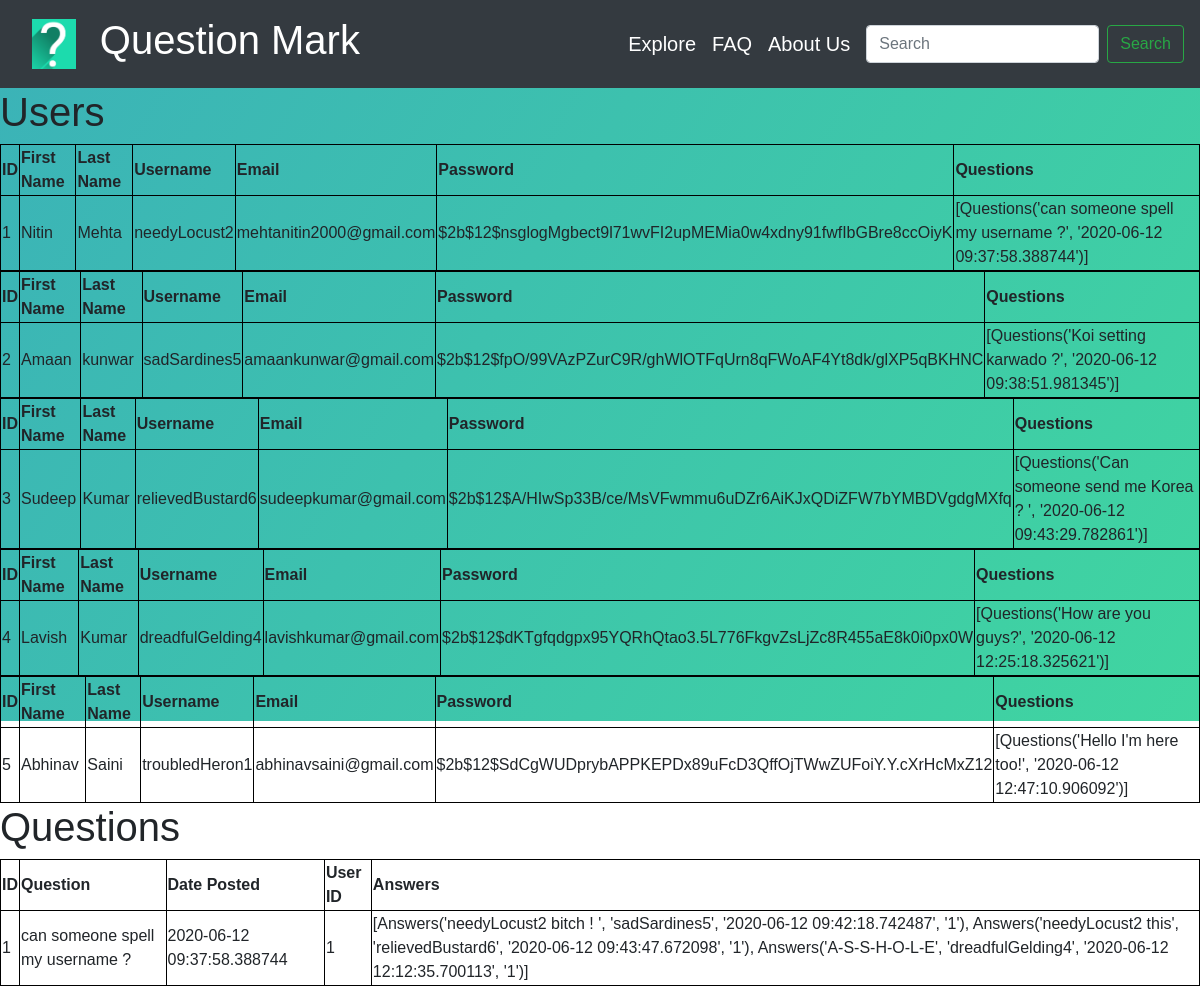
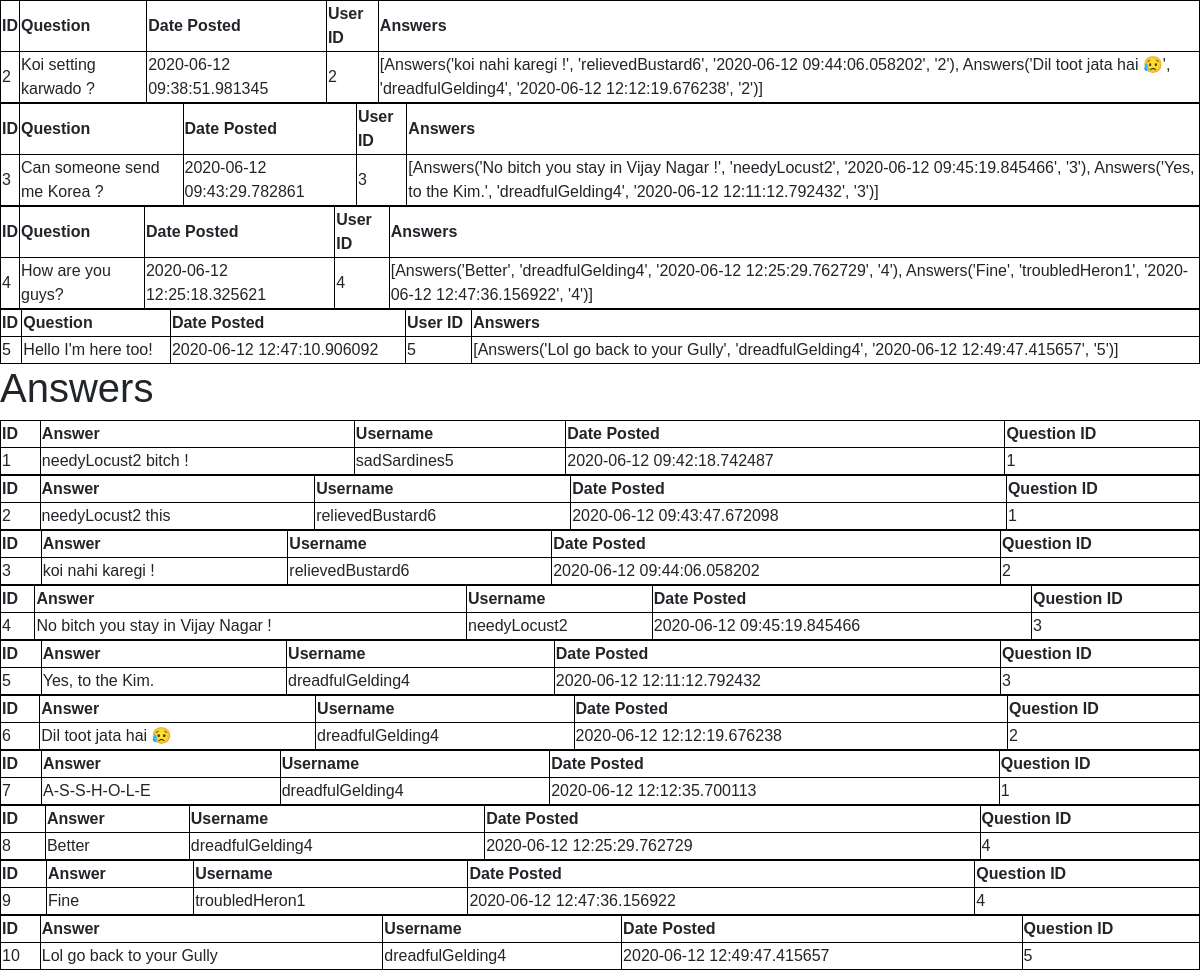
Screenshot of /users with the database file from the repository (2 pictures, top to bottom).
### Question_Mark/models.py (models this page shows, shortened)
class User(db.Model, UserMixin):
    id = db.Column(db.Integer, primary_key=True)
    first_name = db.Column(db.String(30), unique=False, nullable=False)
    last_name = db.Column(db.String(30), unique=False, nullable=False)
    username = db.Column(db.String(30), unique=True, nullable=False)
    email = db.Column(db.String(120), unique=True, nullable=False)
    image_file = db.Column(db.String(20), nullable=False, default="default.jpg")
    password = db.Column(db.String(60), nullable=False)
    questions = db.relationship("Questions", backref="author", lazy=True)

class Questions(db.Model):
    __searchable__ = ["question"]
    id = db.Column(db.Integer, primary_key=True)
    question = db.Column(db.Text, nullable=False)
    date_posted = db.Column(db.DateTime, nullable=False, default=datetime.utcnow)
    user_id = db.Column(db.Integer, db.ForeignKey("user.id"), nullable=False)
    answers = db.relationship("Answers", backref="writer", lazy=True)
    def __repr__(self):
        return f"Questions('{self.question}', '{self.date_posted}')"

class Answers(db.Model):
    id = db.Column(db.Integer, primary_key=True)
    answer = db.Column(db.Text, nullable=False)
    username = db.Column(
        db.String(30), nullable=False
    )  ## Username of the user who answered the question
    date_posted = db.Column(db.DateTime, nullable=False, default=datetime.utcnow)
    quest_id = db.Column(db.Integer, db.ForeignKey("questions.id"), nullable=False)
    def __repr__(self):
        return f"Answers('{self.answer}', '{self.username}', '{self.date_posted}', '{self.quest_id}')"

### Question_Mark/routes.py (the view)
@app.route("/users")
def users():
    users = User.query.all()
    questions = Questions.query.all()
    answers = Answers.query.all()
    return render_template(
        "users.html", title="Users", users=users, questions=questions, answers=answers
    )

### Question_Mark/templates/users.html (shortened to what this page needs)
{% extends "layout.html" %}
{%block content %}
<div class="page-header">
    <h1>Users</h1>
    {% for user in users %}
    <table style="width:100%">
        <tr>
            <th>ID</th>
            <th>First Name</th>
            <th>Last Name</th>
            <th>Username</th>
            <th>Email</th>
            <th>Password</th>
            <th>Questions</th>
        </tr>
        <tr>
            <td>{{ user.id }}</td>
            <td>{{ user.first_name }}</td>
            <td>{{ user.last_name }}</td>
            <td>{{ user.username }}</td>
            <td>{{ user.email }}</td>
            <td>{{ user.password }}</td>
            <td>{{ user.questions }}</td>
        </tr>
    </table>
    {% endfor %}
</div>
<div class="page-header">
    <h1>Questions</h1>
    {% for question in questions %}
    <table style="width:100%">
        <tr>
            <th>ID</th>
            <th>Question</th>
            <th>Date Posted</th>
            <th>User ID</th>
            <th>Answers</th>
        </tr>
        <tr>
            <td>{{ question.id }}</td>
            <td>{{ question.question }}</td>
            <td>{{ question.date_posted }}</td>
            <td>{{ question.user_id }}</td>
            <td>{{ question.answers }}</td>
        </tr>
    </table>
    {% endfor %}
</div>
<div class="page-header">
    <h1>Answers</h1>
    {% for answer in answers %}
    <table style="width:100%">
        <tr>
            <th>ID</th>
            <th>Answer</th>
            <th>Username</th>
            <th>Date Posted</th>
            <th>Question ID</th>
        </tr>
        <tr>
            <td>{{ answer.id }}</td>
            <td>{{ answer.answer }}</td>
            <td>{{ answer.username }}</td>
            <td>{{ answer.date_posted }}</td>
            <td>{{ answer.quest_id }}</td>
        </tr>
    </table>
    {% endfor %}
</div>
{% endblock content %}

### Question_Mark/templates/users.html (style rules this page uses)
table, th, td { border: 1px solid black; }

### Question_Mark/templates/layout.html (style rules this page uses)
body { box-sizing: border-box; font-family: sans-serif; }

### rows the page displays
User: id "1", first_name "Nitin", last_name "Mehta", username "needyLocust2", email "mehtanitin2000@gmail.com", password "$2b$12$nsglogMgbect9l71wvFI2upMEMia0w4xdny91fwfIbGBre8ccOiyK", questions "[Questions('can someone spell my username ?', '2020-06-12 09:37:58.388744')]"
User: id "2", first_name "Amaan", last_name "kunwar", username "sadSardines5", email "amaankunwar@gmail.com", password "$2b$12$fpO/99VAzPZurC9R/ghWlOTFqUrn8qFWoAF4Yt8dk/glXP5qBKHNC", questions "[Questions('Koi setting karwado ?', '2020-06-12 09:38:51.981345')]"
User: id "3", first_name "Sudeep", last_name "Kumar", username "relievedBustard6", email "sudeepkumar@gmail.com", password "$2b$12$A/HIwSp33B/ce/MsVFwmmu6uDZr6AiKJxQDiZFW7bYMBDVgdgMXfq", questions "[Questions('Can someone send me Korea ? ', '2020-06-12 09:43:29.782861')]"
User: id "4", first_name "Lavish", last_name "Kumar", username "dreadfulGelding4", email "lavishkumar@gmail.com", password "$2b$12$dKTgfqdgpx95YQRhQtao3.5L776FkgvZsLjZc8R455aE8k0i0px0W", questions "[Questions('How are you guys?', '2020-06-12 12:25:18.325621')]"
User: id "5", first_name "Abhinav", last_name "Saini", username "troubledHeron1", email "abhinavsaini@gmail.com", password "$2b$12$SdCgWUDprybAPPKEPDx89uFcD3QffOjTWwZUFoiY.Y.cXrHcMxZ12", questions "[Questions('Hello I'm here too!', '2020-06-12 12:47:10.906092')]"
Questions: id "1", question "can someone spell my username ?", date_posted "2020-06-12 09:37:58.388744", user_id "1", answers "[Answers('needyLocust2 bitch ! ', 'sadSardines5', '2020-06-12 09:42:18.742487', '1'), Answers('needyLocust2 this', 'relievedBustard6', '2020-06-12 09:43:47.672098', '1'), Answers('A-S-S-H-O-L-E', 'dreadfulGelding4', '2020-06-12 12:12:35.700113', '1')]"
Questions: id "2", question "Koi setting karwado ?", date_posted "2020-06-12 09:38:51.981345", user_id "2", answers "[Answers('koi nahi karegi !', 'relievedBustard6', '2020-06-12 09:44:06.058202', '2'), Answers('Dil toot jata hai 😥', 'dreadfulGelding4', '2020-06-12 12:12:19.676238', '2')]"
Questions: id "3", question "Can someone send me Korea ?", date_posted "2020-06-12 09:43:29.782861", user_id "3", answers "[Answers('No bitch you stay in Vijay Nagar !', 'needyLocust2', '2020-06-12 09:45:19.845466', '3'), Answers('Yes, to the Kim.', 'dreadfulGelding4', '2020-06-12 12:11:12.792432', '3')]"
Questions: id "4", question "How are you guys?", date_posted "2020-06-12 12:25:18.325621", user_id "4", answers "[Answers('Better', 'dreadfulGelding4', '2020-06-12 12:25:29.762729', '4'), Answers('Fine', 'troubledHeron1', '2020-06-12 12:47:36.156922', '4')]"
Questions: id "5", question "Hello I'm here too!", date_posted "2020-06-12 12:47:10.906092", user_id "5", answers "[Answers('Lol go back to your Gully', 'dreadfulGelding4', '2020-06-12 12:49:47.415657', '5')]"
Answers: id "1", answer "needyLocust2 bitch !", username "sadSardines5", date_posted "2020-06-12 09:42:18.742487", quest_id "1"
Answers: id "2", answer "needyLocust2 this", username "relievedBustard6", date_posted "2020-06-12 09:43:47.672098", quest_id "1"
Answers: id "3", answer "koi nahi karegi !", username "relievedBustard6", date_posted "2020-06-12 09:44:06.058202", quest_id "2"
Answers: id "4", answer "No bitch you stay in Vijay Nagar !", username "needyLocust2", date_posted "2020-06-12 09:45:19.845466", quest_id "3"
Answers: id "5", answer "Yes, to the Kim.", username "dreadfulGelding4", date_posted "2020-06-12 12:11:12.792432", quest_id "3"
Answers: id "6", answer "Dil toot jata hai 😥", username "dreadfulGelding4", date_posted "2020-06-12 12:12:19.676238", quest_id "2"
Answers: id "7", answer "A-S-S-H-O-L-E", username "dreadfulGelding4", date_posted "2020-06-12 12:12:35.700113", quest_id "1"
Answers: id "8", answer "Better", username "dreadfulGelding4", date_posted "2020-06-12 12:25:29.762729", quest_id "4"
Answers: id "9", answer "Fine", username "troubledHeron1", date_posted "2020-06-12 12:47:36.156922", quest_id "4"
Answers: id "10", answer "Lol go back to your Gully", username "dreadfulGelding4", date_posted "2020-06-12 12:49:47.415657", quest_id "5"
